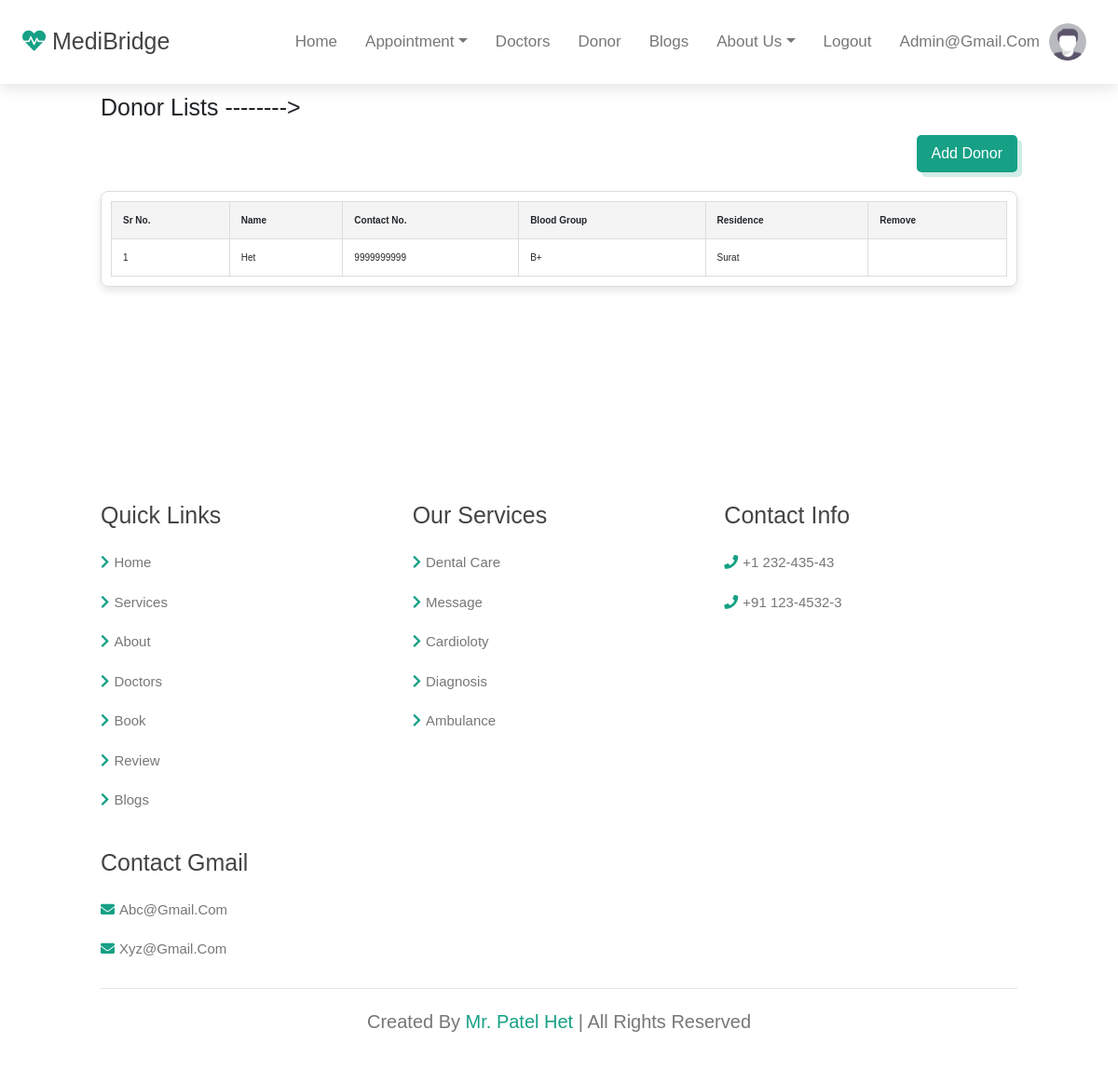
/donors/ (signed in), run on the app's committed database.
### registration/models.py (models this page shows)
class Donors(models.Model):
    email = models.CharField(max_length=50,unique=True)
    name = models.CharField(max_length=50)
    blood_group = models.CharField(max_length=5)
    contact_no = models.CharField(max_length=12)
    residence = models.CharField(max_length=200)
    created_at = models.DateTimeField(auto_now_add=True)
    updated_At = models.DateTimeField(auto_now=True)

### medibridge/views.py (the view)
# urls.py: path('donors/', donors, name="donors"),
def donors(request):
    if 'id' in request.session:
        context = {}
        user = Donors.objects.filter(email=request.session['email'])
        donors = Donors.objects.exclude(email=request.session['email'])
        context['donors'] = list(chain(user,donors))
        print(context)
        return render(request,'medibridge/donors.html', context)
    else:
        return redirect('/login')

### medibridge/templates/medibridge/donors.html (shortened to what this page needs)
{% extends "user_layout.html" %}
{% load static  %}
{% block content %}
<head>
</head>
<body>
    <section>
       <h1>Donor Lists --------></h1>
       <form action="/api/donor/{{request.session.id}}" method="POST">
         <div class="table-action">
           <button class="btn btn-primary">Add Donor</button>
          </div>
        </form>
       <div class="table-container">
        <table>
          <thead>
            <tr>
              <th>Sr no.</th>
              <th>Name</th>
              <th>Contact no.</th>
              <th>Blood Group</th>
              <th>Residence</th>
              <th>Remove</th>
            </tr>
          </thead>
          <tbody>
            {% for do in donors %}
            <tr>
                <td>{{forloop.counter}}</td>
                <td>{{do.name}}</td>
                <td>{{do.contact_no}}</td>
                <td>{{do.blood_group}}</td>
                <td>{{do.residence}}</td>
                <td>
                </td>
            </tr>
            {% endfor %}
          </tbody>
        </table>
      </div>
</section>
{% endblock content %}

### medibridge/templates/medibridge/donors.html (style rules this page uses)
.table-container { max-width: inherit; margin: 20px auto; padding: 10px; border: 1px solid #ddd; border-radius: 8px; box-shadow: 0px 4px 8px rgba(0,0,0,0.1); overflow-x: auto; }
table { width: 100%; border-collapse: collapse; }
th, td { padding: 12px; border: 1px solid #ddd; text-align: left; }
th { background-color: #f4f4f4; font-weight: bold; }
.table-action { display: flex; justify-content: flex-end; margin-bottom: 1rem; }
.table-action .btn { font-size: 1.6rem; padding: 0.8rem 1.6rem; background-color: var(--green); color: #fff; border: none; border-radius: 0.5rem; cursor: pointer; transition: all 0.3s ease; }

### data on the page
Donors: name "Het", contact_no "9999999999", blood_group "B+", residence "Surat"

### other printed values
{{ request.session.email }} "Admin@gmail.com"
